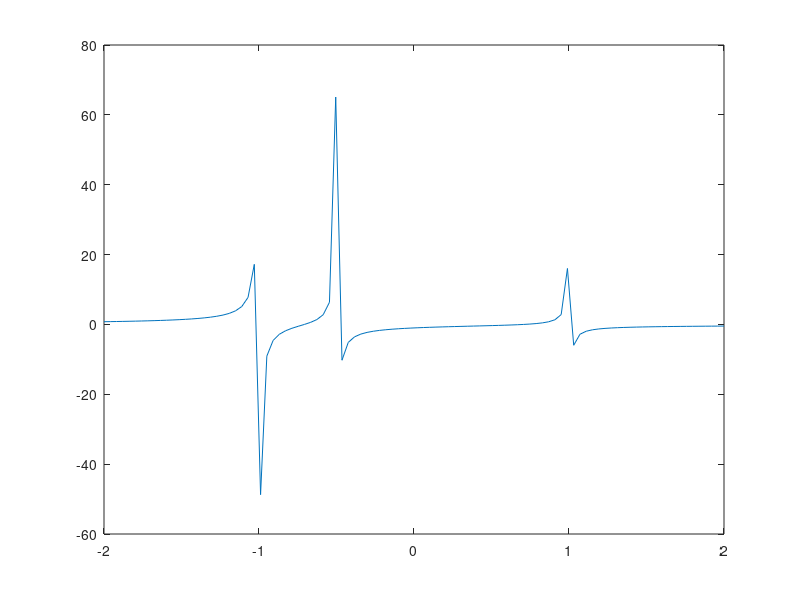

Write the MATLAB code that produced this figure.
clear variables;
close all;
clc;

licznik=[-2,0,1]
mianownik=[2,1,-2,-1]

[f,r]=deconv(licznik,mianownik)

x=linspace(-2,2,100)
yl=polyval(licznik,x)
ym=polyval(mianownik,x)
y=yl./ym

plot(x,y)